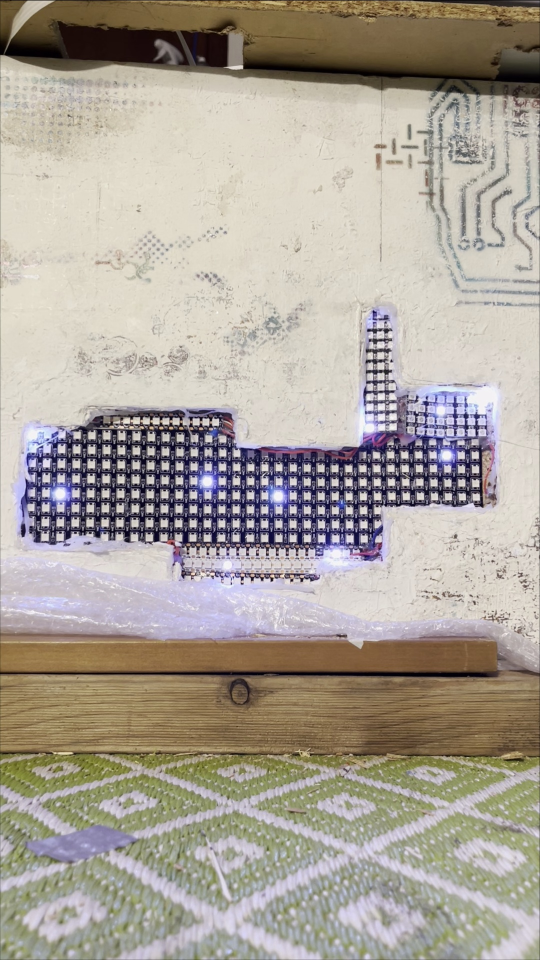
#> input picture measurements/gico-camera-001-original-review/aligned-100.jpg, 1080 x 1920 px, given in place of LED2.mov, which was not available (shown at 1/2 size)
$ python gico_led2_model.py
#> lines starting #> are read from the running program, lines starting #| are printed output that depends on the picture
"""Frozen calibration-only RGB marker model for the new LED2 recording."""
import os
os.environ.setdefault('OPENBLAS_NUM_THREADS','1')
import sys,json
from pathlib import Path
import cv2,numpy as np
ROOT=Path(__file__).resolve().parents[1];sys.path.insert(0,str(ROOT))
from pixelblaze_mapper.gico_optical_erasure import decode_scores
from pixelblaze_mapper.gico_camera_benchmark import decode_levels
OUT=ROOT/'measurements/gico-td-camera-001-video-review/optical'
cv2.setNumThreads(2)
cap=cv2.VideoCapture('E:/LED2.mov',cv2.CAP_FFMPEG,[cv2.CAP_PROP_N_THREADS,2])
times=[26.4,27.2,28.4,29.2,30.2,31.2,32.2,33.2,34.2,35.2,36.2,37.2,40.4,47.2,55.2,63.2,71.2,79.2,87.2,95.2,103.2]
def at(t):
#> called with t = 620
 cap.set(cv2.CAP_PROP_POS_MSEC,t*1000);ok,im=cap.read();assert ok
#> in at, im is the input picture: shape (1920, 1080, 3); mean B, G, R 153, 163, 170.6
 return cv2.resize(im,(540,960))
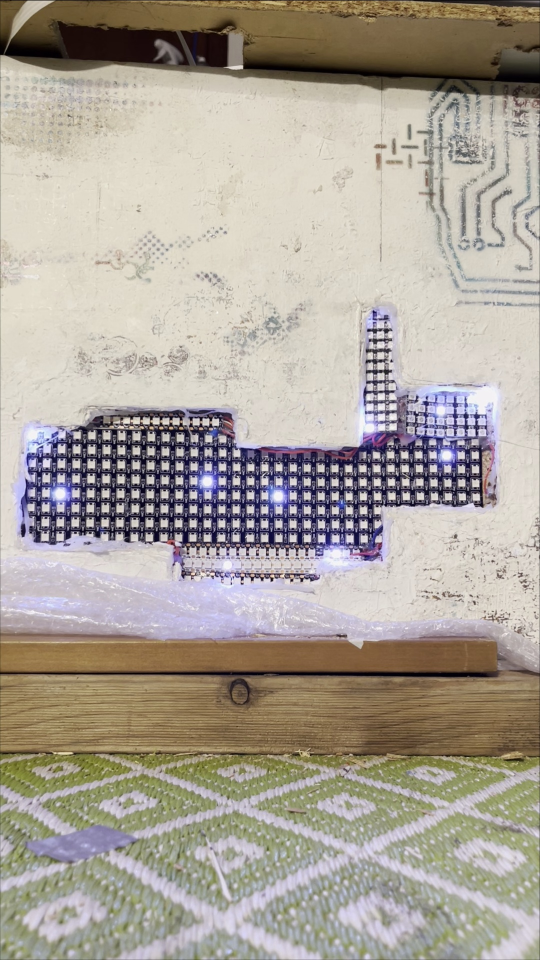
#> returned value: shape (960, 540, 3); mean of channels 0, 1, 2 153.1, 163.1, 170.7; drawn as B, G, R
dark=at(620)
clahe=cv2.createCLAHE(clipLimit=2.,tileGridSize=(8,8))
gray=clahe.apply(cv2.cvtColor(dark,cv2.COLOR_BGR2GRAY))
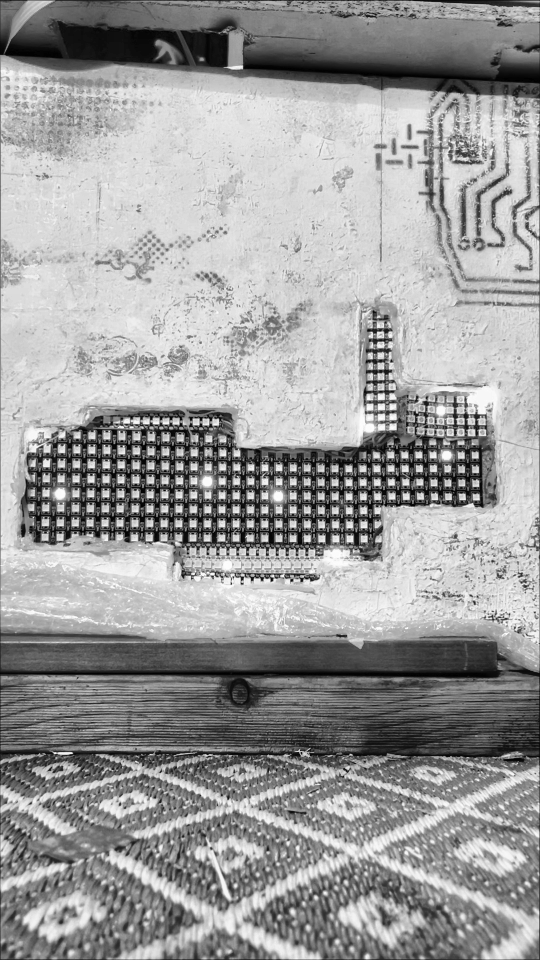
#> gray: shape (960, 540); min 0, max 254, mean 156.1
mask=np.zeros_like(gray);mask[60:245,25:510]=255;mask[570:640,25:500]=255
pts=cv2.goodFeaturesToTrack(gray,140,.01,8,mask=mask)
#> pts = 140 rows, first 8: [271, 581], [291, 581], [242, 577], [262, 580], [304, 579], [213, 574], [252, 580], [474, 604]
def align(im):
 current=clahe.apply(cv2.cvtColor(im,cv2.COLOR_BGR2GRAY))
 q,st,_=cv2.calcOpticalFlowPyrLK(gray,current,pts,None,winSize=(25,25),maxLevel=3)
#> q has the same summary as pts outside align; st = 140 values from 1 to 1
 good=st.ravel()==1;M,il=cv2.estimateAffinePartial2D(pts[good],q[good],method=cv2.RANSAC,ransacReprojThreshold=1.5)
#> after `M, il = cv2.estimateAffinePartial2D(pts[good], q[good], method=cv2.RAN`: M = [[1, 0, 0], [0, 1, 0]]; il = 140 values from 1 to 1
 if M is None or il.sum()<70:
  correlation,M=cv2.findTransformECC(gray.astype(np.float32)/255,current.astype(np.float32)/255,np.eye(2,3,dtype=np.float32),cv2.MOTION_AFFINE,(cv2.TERM_CRITERIA_EPS|cv2.TERM_CRITERIA_COUNT,100,1e-5),mask,5)
  assert correlation>.8,correlation
 return cv2.warpAffine(im,M,(540,960),flags=cv2.INTER_LINEAR|cv2.WARP_INVERSE_MAP)
images=[align(at(t)) for t in times]
#> images = 21 items
coords=[]
for i,im in enumerate(images):
 excess=im[:,:,0].astype(float)-im[:,:,2]
 excess[:260]=0;excess[522:]=0;excess[:,:55]=0;excess[:,500:]=0
 smooth=cv2.GaussianBlur(excess,(5,5),1.)
 _,_,_,loc=cv2.minMaxLoc(smooth)
 coords.append(loc)
#> this loop made 21 passes
#> pass 1, `excess=im[:,:,0].astype(float)-im[:,:,2]`:
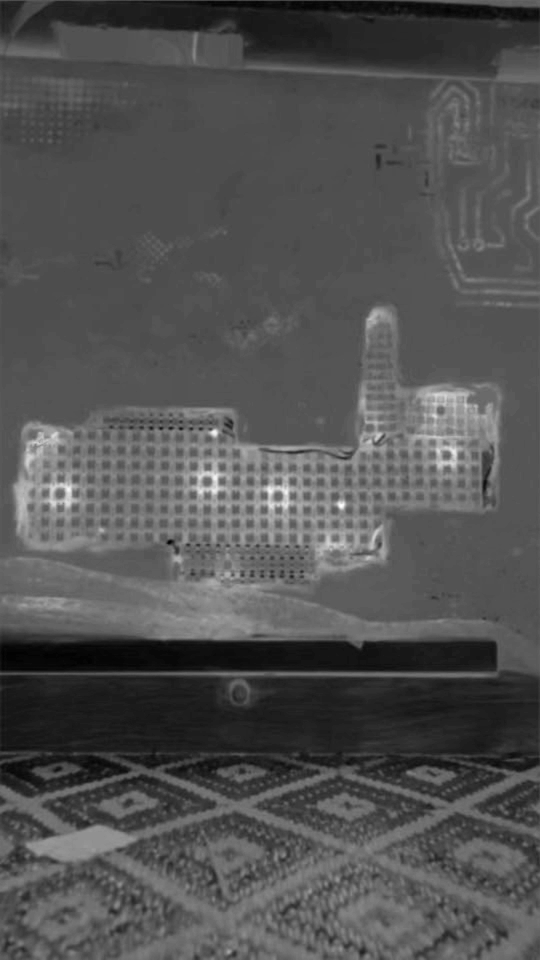
#> excess: shape (960, 540) float64; min -83, max 119, mean -17.6; drawn with min black and max white
#> pass 1, `smooth=cv2.GaussianBlur(excess,(5,5),1.)`:
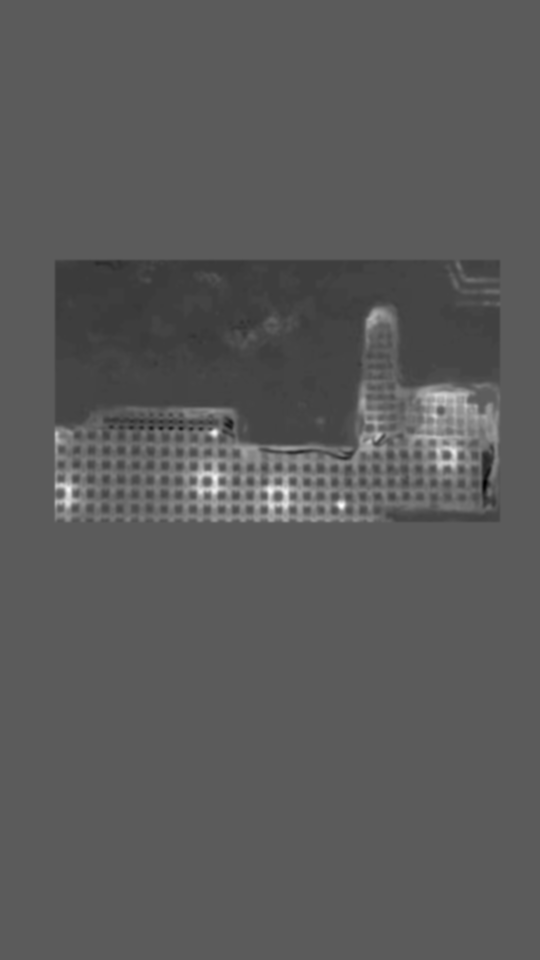
#> smooth: shape (960, 540) float64; min -62.96, max 112, mean -0.6; drawn with min black and max white
#> after the loop, coords = [(341, 505), (341, 505), (341, 505), (341, 505), (341, 505), (341, 505), (341, 505), (341, 505), (341, 505), (341, 505), (341, 505), (341, 505), (341, 505), (341, 505), (341, 505), (341, 505), (341, 505), (341, 505), (341, 505), (341, 505), (341, 505)]
coords=np.array(coords,dtype=float)
#> coords = 21 rows, first 8: [341, 505], [341, 505], [341, 505], [341, 505], [341, 505], [341, 505], [341, 505], [341, 505]
def patches(im):
 im=cv2.GaussianBlur(im,(3,3),.65)
#> im: shape (960, 540, 3)
 return np.array([cv2.getRectSubPix(im,(15,15),tuple(xy)).reshape(-1) for xy in coords],float)
train=np.array([patches(dark)]+[patches(im) for im in images])
low=[];weight=[]
for i in range(21):
 off=np.delete(train[:,i],i+1,axis=0);mu=off.mean(0);delta=train[i+1,i]-mu
 # Local ridge fit uses only the black/one-hot calibration. The full local
 # covariance separates neighboring light spill from the requested marker.
 design=train[:,i]-mu
 target=np.zeros(len(train));target[i+1]=1
 w=design.T@np.linalg.solve(design@design.T+np.eye(len(train))*10000,target)
 low.append(mu);weight.append(w)
#> after the loop, low = 21 items; weight = 21 items
low=np.array(low);weight=np.array(weight)
def score(im):return np.sum((patches(align(im))-low)*weight,axis=-1)
holdout=[]
for i,t in enumerate(times):
 v=score(at(t+.2));holdout.append({'marker':i,'time':t+.2,'on':float(v[i]),'off_max':float(np.delete(v,i).max()),'off_min':float(np.delete(v,i).min())})
probes=[]
for t in [145,200,400,700,900,1100,1200,1300,1400,1450,1460]:
 v=score(at(t));probes.append({'time':t,'score':v.tolist(),'strict':decode_levels(v*100,np.zeros(21),np.ones(21)*100),'bounded':decode_scores(v)})
np.savez_compressed(OUT/'model.npz',dark=dark,pts=pts,coords=coords,low=low,weight=weight,train=train)
(OUT/'model-validation.json').write_text(json.dumps({'times':times,'coords':coords.tolist(),'patch_size':15,'holdout':holdout,'probes':probes},indent=2))
overlay=dark.copy()
for i,xy in enumerate(coords.astype(int)):
 cv2.circle(overlay,tuple(xy),5,(0,255,0),1);cv2.putText(overlay,str(i),tuple(xy+[3,-5]),cv2.FONT_HERSHEY_SIMPLEX,.38,(0,0,255),1)
cv2.imwrite(str(OUT/'marker-overlay.png'),overlay)
tiles=[]
for i,im in enumerate(images):
 tile=im[255:530,45:510].copy();cv2.putText(tile,f'{i} @ {times[i]}s',(4,20),cv2.FONT_HERSHEY_SIMPLEX,.55,(0,0,255),1);tiles.append(tile)
tiles += [np.zeros_like(tiles[0])]*((-len(tiles))%4)
cv2.imwrite(str(OUT/'marker-proof.jpg'),np.vstack([np.hstack(tiles[j:j+4]) for j in range(0,len(tiles),4)]))
cap.release()
print(json.dumps({'coords':coords.tolist(),'holdout':holdout,'probes':[{'time':p['time'],'strict':p['strict'],'bounded':p['bounded']} for p in probes]}),flush=True)

$ run again, on measurements/gico-camera-001-original-review/aligned-170.jpg
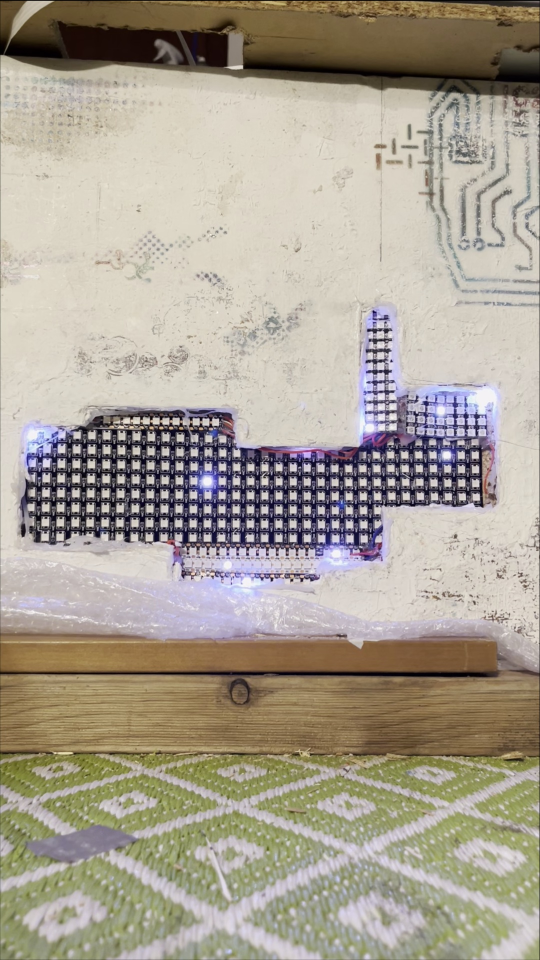
#> input picture measurements/gico-camera-001-original-review/aligned-170.jpg, 1080 x 1920 px, given in place of LED2.mov, which was not available (shown at 1/2 size)
#> in at, im is the input picture: shape (1920, 1080, 3); mean B, G, R 147.1, 160.8, 168.7
#> `gray=clahe.apply(cv2.cvtColor(dark,cv2.COLOR_BGR2GRAY))`:
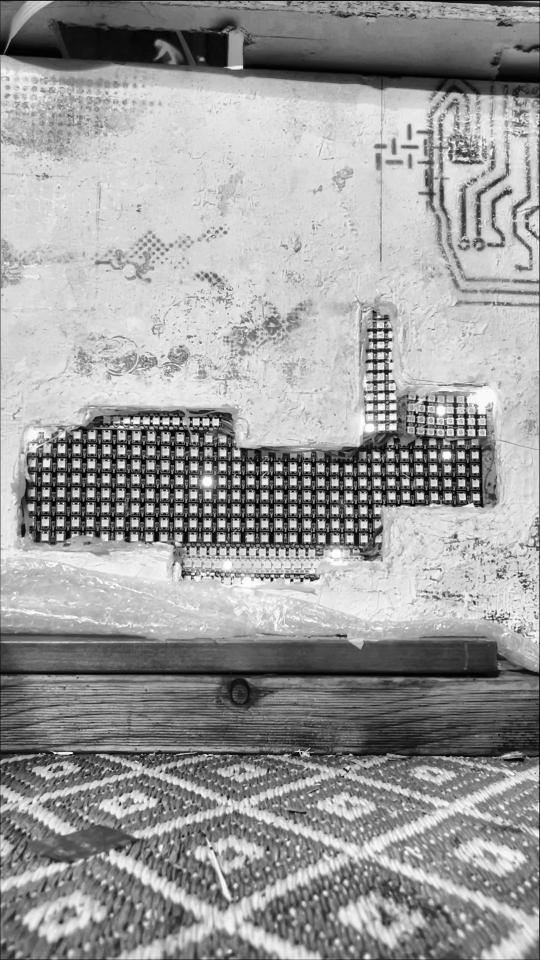
#> gray: shape (960, 540); min 0, max 253, mean 155.3
#> pts = 140 rows, first 8: [291, 581], [271, 581], [304, 579], [262, 580], [213, 574], [202, 576], [474, 604], [190, 576]
#> q has the same summary as pts outside align; st = 140 values from 1 to 1
#> M = [[1, 0, 0], [0, 1, 0]]; il = 140 values from 1 to 1
#> images = 21 items
#> the loop `for i,im in enumerate(images):` made 21 passes
#> pass 1, `smooth=cv2.GaussianBlur(excess,(5,5),1.)`:
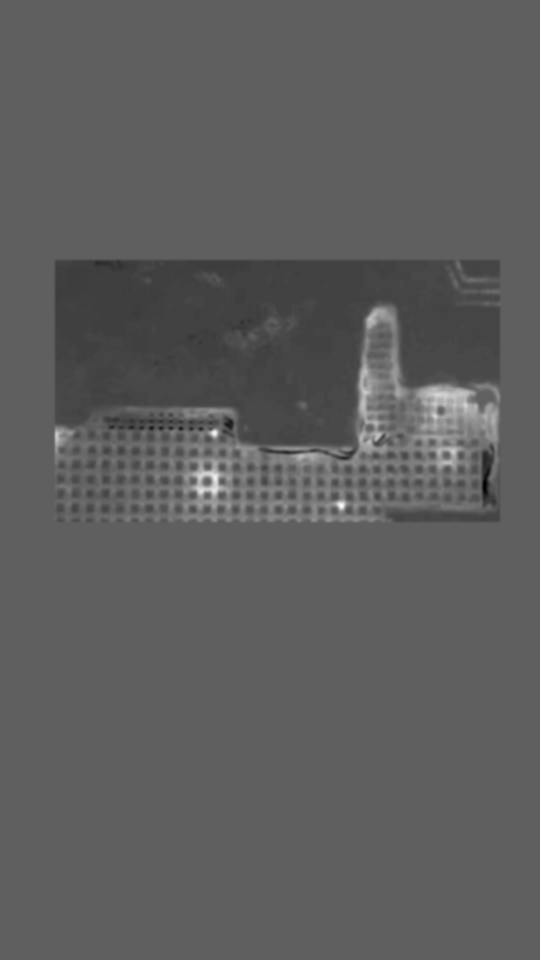
#> smooth: shape (960, 540) float64; min -65.61, max 109.8, mean -1.1; drawn with min black and max white
#> after the loop `for i,im in enumerate(images):`: coords = [(341, 505), (341, 505), (341, 505), (341, 505), (341, 505), (341, 505), (341, 505), (341, 505), (341, 505), (341, 505), (341, 505), (341, 505), (341, 505), (341, 505), (341, 505), (341, 505), (341, 505), (341, 505), (341, 505), (341, 505), (341, 505)]
#> `coords=np.array(coords,dtype=float)`: coords = 21 rows, first 8: [341, 505], [341, 505], [341, 505], [341, 505], [341, 505], [341, 505], [341, 505], [341, 505]
#> im: shape (960, 540, 3)
#> after the loop `for i in range(21):`: low = 21 items
